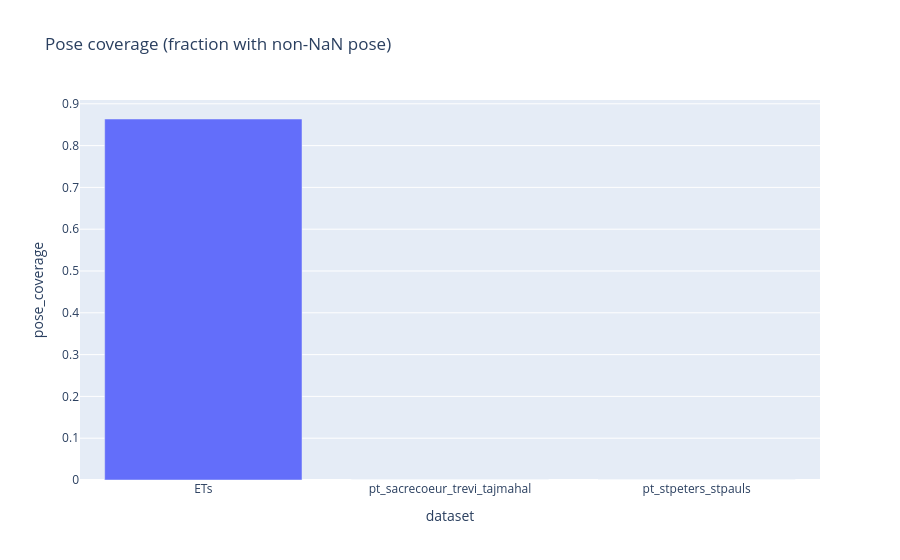
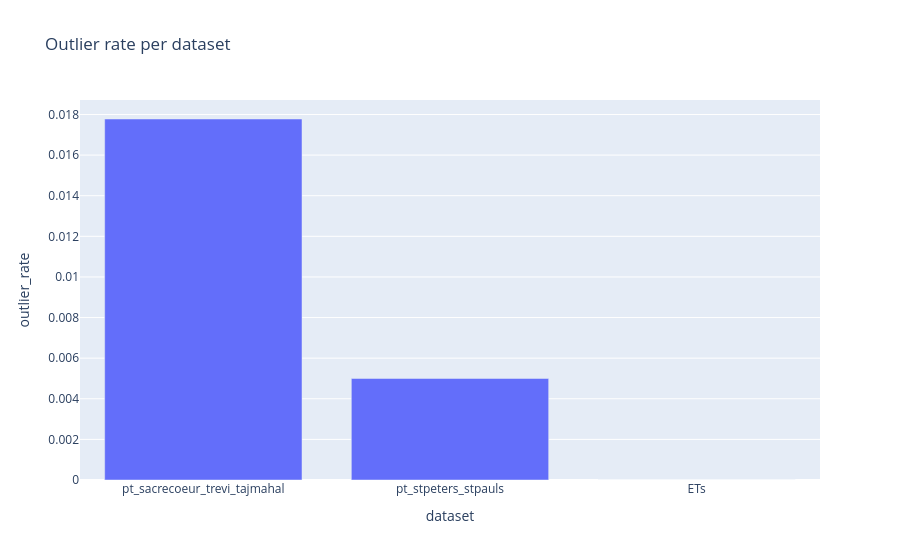
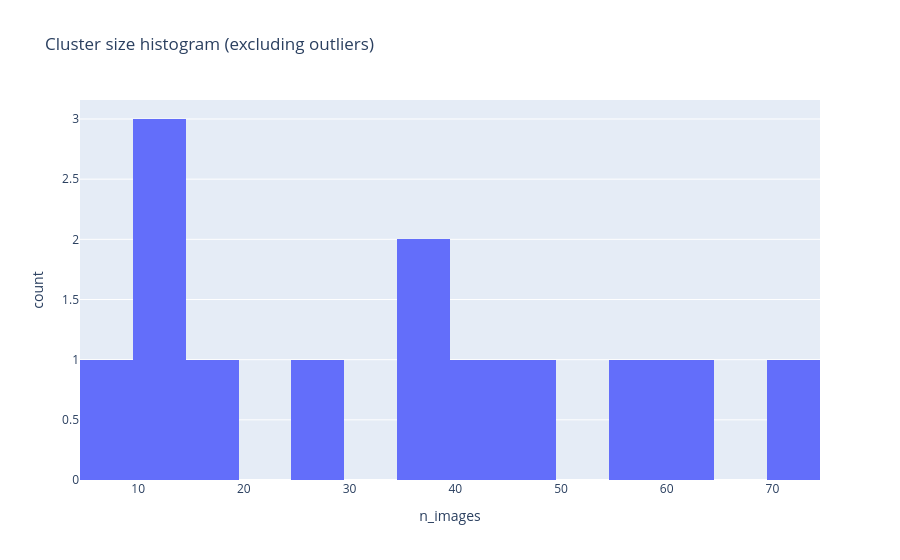

Notebook source saved alongside these figures, in order:
### Markdown cell above
## 6) Diagnostics metrics (works without GT)

### Code cell
def parse_floats_semicolon(s: str, expected: int) -> Optional[np.ndarray]:
    if not isinstance(s, str):
        return None
    s = s.strip()
    if not s or s.lower() == "nan":
        return None
    parts = s.split(";")
    if len(parts) != expected:
        return None
    arr = np.array([float(x) for x in parts], dtype=np.float64)
    if np.any(~np.isfinite(arr)):
        return None
    return arr


def parse_rotation(s: str) -> Optional[np.ndarray]:
    v = parse_floats_semicolon(s, 9)
    if v is None:
        return None
    return v.reshape(3, 3)


def parse_translation(s: str) -> Optional[np.ndarray]:
    return parse_floats_semicolon(s, 3)


def camera_center(R: np.ndarray, t: np.ndarray) -> np.ndarray:
    # COLMAP convention: x_cam = R * x_world + t
    return -R.T @ t


def _nan_pose_rows(sub: pd.DataFrame) -> pd.Series:
    # Pose is missing if rotation_matrix or translation_vector cannot be parsed.
    has = []
    for _, r in sub.iterrows():
        R = parse_rotation(str(r.get("rotation_matrix", "")))
        t = parse_translation(str(r.get("translation_vector", "")))
        has.append(R is None or t is None)
    return pd.Series(has)


sub_df = sub_df.copy()
sub_df["pose_missing"] = _nan_pose_rows(sub_df)
sub_df["has_pose"] = ~sub_df["pose_missing"]

# Pose coverage per dataset
cov = (
    sub_df.groupby("dataset", as_index=False)
    .agg(n_images=("image", "count"), n_pose=("has_pose", "sum"))
    .assign(pose_coverage=lambda d: d["n_pose"] / d["n_images"])
    .sort_values("pose_coverage", ascending=False)
)
display(cov)

fig = px.bar(cov, x="dataset", y="pose_coverage", title="Pose coverage (fraction with non-NaN pose)")
fig.show()

# Cluster stats
outliers_label = "outliers"
cl = clusters_df.copy()
cl["is_outlier"] = cl["scene"].astype(str).str.lower().eq(outliers_label)

cluster_sizes = (
    cl.loc[~cl["is_outlier"]]
    .groupby(["dataset", "scene"], as_index=False)
    .agg(n_images=("image_id", "count"))
    .sort_values(["dataset", "n_images"], ascending=[True, False])
)
display(cluster_sizes.head(20))

outlier_rates = (
    cl.groupby("dataset", as_index=False)
    .agg(n_images=("image_id", "count"), n_outliers=("is_outlier", "sum"))
    .assign(outlier_rate=lambda d: d["n_outliers"] / d["n_images"])
    .sort_values("outlier_rate", ascending=False)
)
display(outlier_rates)

fig = px.bar(outlier_rates, x="dataset", y="outlier_rate", title="Outlier rate per dataset")
fig.show()

# Cluster size distribution
fig = px.histogram(cluster_sizes, x="n_images", nbins=30, title="Cluster size histogram (excluding outliers)")
fig.show()

### Figure 1 — Plotly figure (JSON) as saved in the notebook; plotly's stock layout.template omitted (floating-point values rounded to 4 significant figures)
{"data": [{"hovertemplate": "dataset=%{x}<br>pose_coverage=%{y}<extra></extra>", "legendgroup": "", "marker": {"color": "#636efa", "pattern": {"shape": ""}}, "name": "", "orientation": "v", "showlegend": false, "textposition": "auto", "type": "bar", "x": ["ETs", "pt_sacrecoeur_trevi_tajmahal", "pt_stpeters_stpauls"], "xaxis": "x", "y": [0.8636, 0.0, 0.0], "yaxis": "y"}], "layout": {"barmode": "relative", "legend": {"tracegroupgap": 0}, "title": {"text": "Pose coverage (fraction with non-NaN pose)"}, "xaxis": {"anchor": "y", "domain": [0, 1], "title": {"text": "dataset"}}, "yaxis": {"anchor": "x", "domain": [0, 1], "title": {"text": "pose_coverage"}}}}

### Figure 2 — Plotly figure (JSON) as saved in the notebook; plotly's stock layout.template omitted (floating-point values rounded to 4 significant figures)
{"data": [{"hovertemplate": "dataset=%{x}<br>outlier_rate=%{y}<extra></extra>", "legendgroup": "", "marker": {"color": "#636efa", "pattern": {"shape": ""}}, "name": "", "orientation": "v", "showlegend": false, "textposition": "auto", "type": "bar", "x": ["pt_sacrecoeur_trevi_tajmahal", "pt_stpeters_stpauls", "ETs"], "xaxis": "x", "y": [0.01778, 0.005, 0.0], "yaxis": "y"}], "layout": {"barmode": "relative", "legend": {"tracegroupgap": 0}, "title": {"text": "Outlier rate per dataset"}, "xaxis": {"anchor": "y", "domain": [0, 1], "title": {"text": "dataset"}}, "yaxis": {"anchor": "x", "domain": [0, 1], "title": {"text": "outlier_rate"}}}}

### Figure 3 — Plotly figure (JSON) as saved in the notebook; plotly's stock layout.template omitted (floating-point values rounded to 4 significant figures)
{"data": [{"bingroup": "x", "hovertemplate": "n_images=%{x}<br>count=%{y}<extra></extra>", "legendgroup": "", "marker": {"color": "#636efa", "pattern": {"shape": ""}}, "name": "", "nbinsx": 30, "orientation": "v", "showlegend": false, "type": "histogram", "x": [12, 10, 71, 46, 44, 29, 19, 12, 61, 55, 39, 37, 7], "xaxis": "x", "yaxis": "y"}], "layout": {"barmode": "relative", "legend": {"tracegroupgap": 0}, "title": {"text": "Cluster size histogram (excluding outliers)"}, "xaxis": {"anchor": "y", "domain": [0, 1], "title": {"text": "n_images"}}, "yaxis": {"anchor": "x", "domain": [0, 1], "title": {"text": "count"}}}}
